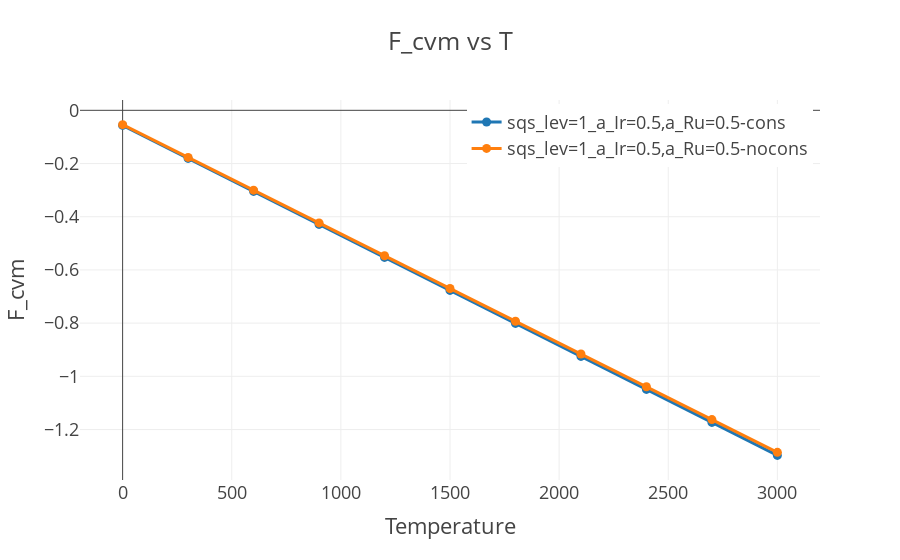

Notebook code cell kept with this figure:
### Code cell
fig = go.Figure()
struc = 'Ir=0.5,a_Ru=0.5'
for name, df in results.items():
    if struc in name:
        fig.add_trace(go.Scatter(x=df['temperature'],
                                 y=df['F_cvm'],
                                 mode='markers+lines',
                                 name=f'{name}'
                                )
                     )

fig.update_layout(
    title="F_cvm vs T",
    xaxis_title="Temperature",
    yaxis_title="F_cvm",
    template='presentation'
)
fig.update_traces(texttemplate='%{text:.2s}', textposition='top center')
fig.update_layout(legend=dict(
    yanchor="top",
    y=0.99,
    xanchor="right",
    x=0.99
))
fig.show()

### Figure 1 — Plotly figure (JSON) as saved in the notebook; plotly's stock layout.template omitted (floating-point values rounded to 4 significant figures)
{"data": [{"mode": "markers+lines", "name": "sqs_lev=1_a_Ir=0.5,a_Ru=0.5-cons", "textposition": "top center", "texttemplate": "%{text:.2s}", "type": "scatter", "x": [0, 300, 600, 900, 1200, 1500, 1800, 2100, 2400, 2700, 3000], "y": [-0.0567, -0.1807, -0.3048, -0.4288, -0.5529, -0.6769, -0.801, -0.925, -1.049, -1.173, -1.297]}, {"mode": "markers+lines", "name": "sqs_lev=1_a_Ir=0.5,a_Ru=0.5-nocons", "textposition": "top center", "texttemplate": "%{text:.2s}", "type": "scatter", "x": [0, 300, 600, 900, 1200, 1500, 1800, 2100, 2400, 2700, 3000], "y": [-0.05379, -0.177, -0.3002, -0.4234, -0.5466, -0.6698, -0.793, -0.9162, -1.039, -1.163, -1.286]}], "layout": {"autosize": true, "legend": {"x": 0.99, "xanchor": "right", "y": 0.99, "yanchor": "top"}, "title": {"text": "F_cvm vs T"}, "xaxis": {"autorange": true, "range": [-196.2, 3196.0], "title": {"text": "Temperature"}, "type": "linear"}, "yaxis": {"autorange": true, "range": [-1.418, 0.06683], "title": {"text": "F_cvm"}, "type": "linear"}}}
